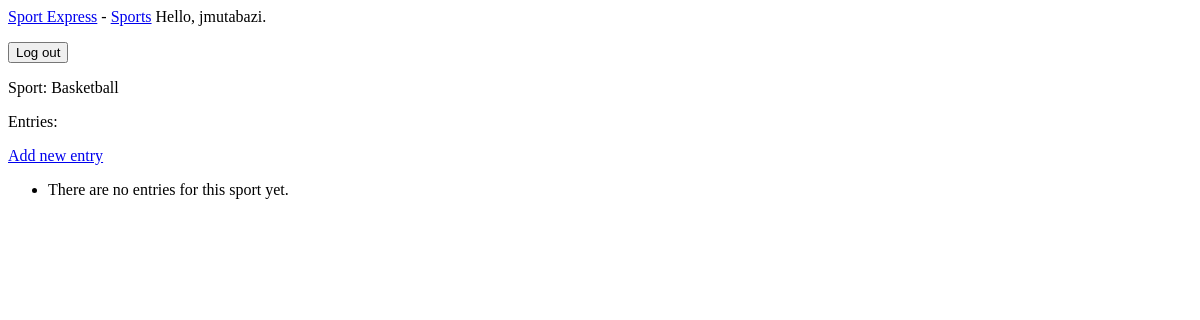
/sports/1/ (signed in), run on an earlier commit of the app's database.
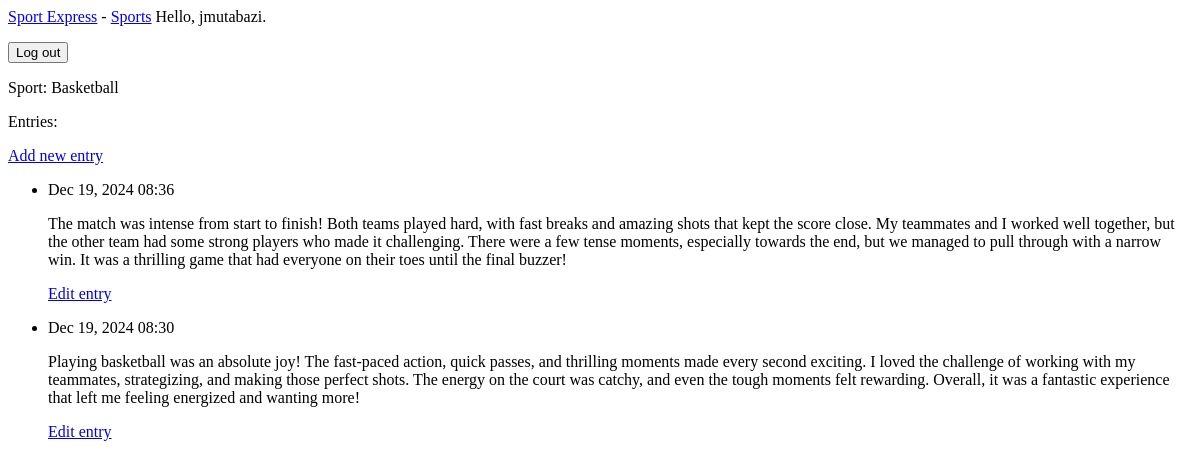
And on a later commit of the database.
### sport_tracker/models.py (models this page shows, shortened)
class Sport(models.Model):
    text = models.CharField(max_length=200)
    date_added = models.DateTimeField(auto_now_add=True)
    owner = models.ForeignKey(User, on_delete=models.CASCADE)
    def __str__(self):
        return self.text

class Entry(models.Model):
    sport = models.ForeignKey(Sport, on_delete=models.CASCADE)
    text = models.TextField()
    date_added = models.DateTimeField(auto_now_add=True)
    class Meta:
        verbose_name_plural = 'entries'

### sport_tracker/views.py (the view)
# urls.py: path('sports/<int:sport_id>/', views.sport, name='sport'),
@login_required
def sport(request, sport_id):
    sport = Sport.objects.get(id=sport_id)
    entries = sport.entry_set.order_by('-date_added')
    context = {'sport': sport, 'entries': entries}
    return render(request, 'sport_tracker/sport.html', context)

### sport_tracker/templates/sport_tracker/sport.html
{% extends 'sport_tracker/base.html' %}
{% block content %}
    <p>Sport: {{ sport }}</p>
    <p>Entries:</p>
    <p>
      <a href="{% url 'sport_tracker:new_entry' sport.id %}">Add new entry</a>
    </p>
    <ul>
      {% for entry in entries %}
        <li>
            <p>{{ entry.date_added|date:'M d, Y H:i' }}</p>
            <p>{{ entry.text|linebreaks }}</p>
            <p>
              <a href="{% url 'sport_tracker:edit_entry' entry.id %}">
                Edit entry
              </a>
            </p>
        </li>
      {% empty %}
        <li>There are no entries for this sport yet.</li>
      {% endfor %}
    </ul>
    {% endblock content %}

### sport_tracker/templates/sport_tracker/base.html (shortened to what this page needs)
<p>
    <a href="{% url 'sport_tracker:index' %}">Sport Express</a> -
    <a href="{% url 'sport_tracker:sports' %}">Sports</a>
    {% if user.is_authenticated %}
      Hello, {{ user.username }}.
      <form method="post" action="{% url 'users:logout' %}" class="d-inline">
        <button class="btn btn-outline-light" type="submit">Log out</button>
      </form>
    {% else %}
      <a href="{% url 'users:register' %}">Register</a> -
      <a href="{% url 'users:login' %}">Log in</a>
    {% endif %}
</p>
{% block content %}{% endblock content %}

What changed in the data, as far as the page shows it:
added Entry: date_added "Dec 19, 2024 08:36", text "The match was intense from start to finish! Both teams played hard, with fast breaks and amazing shots that kept the score close. My teammates and I worked well together, but the other team had some strong players who made it challenging. There were a few tense moments, especially towards the end, but we managed to pull through with a narrow win. It was a thrilling game that had everyone on their toes until the final buzzer!"
added Entry: date_added "Dec 19, 2024 08:30", text "Playing basketball was an absolute joy! The fast-paced action, quick passes, and thrilling moments made every second exciting. I loved the challenge of working with my teammates, strategizing, and making those perfect shots. The energy on the court was catchy, and even the tough moments felt rewarding. Overall, it was a fantastic experience that left me feeling energized and wanting more!"
Also different on the page:
text no longer shown: "There are no entries for this sport yet."
